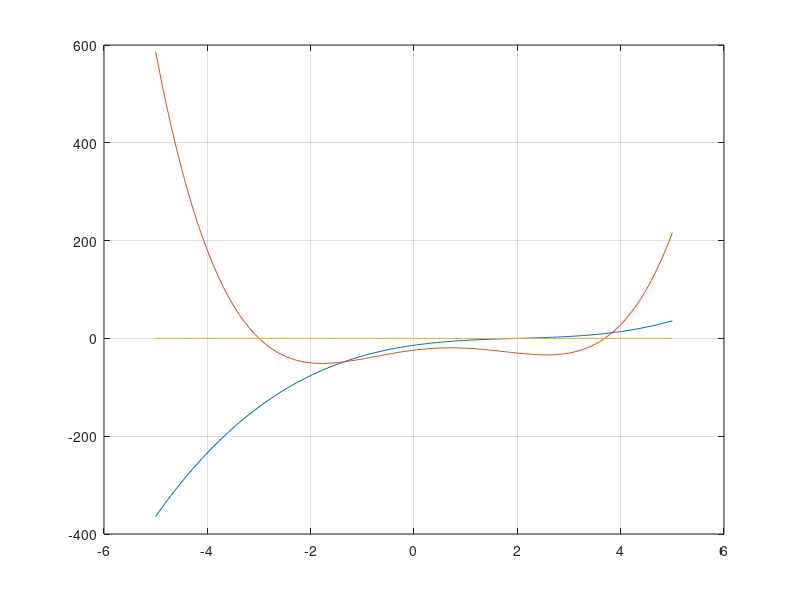

Reproduce this figure in MATLAB.
P1 = [1,-6,15,-14];
P2 = [1,-2,-8,13,-24];
disp("first roots");
R1 = roots(P1);
disp("second roots");
R2 = roots(P2);
x = linspace(-5,5,100);
x1 = 0;
y = linspace(-5,5,100);
f1 = polyval(P1,x);
f2 = polyval(P2,x);
f3 = polyval(x1,y);
plot(x,f1);
grid on;
hold on;
plot(x,f2);
grid on;
hold on;
plot(y,f3);
grid on;
hold on;